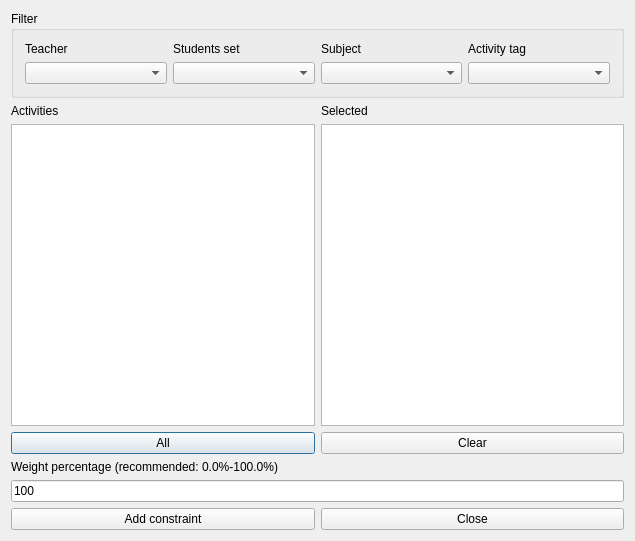
<?xml version="1.0" encoding="UTF-8"?>
<ui version="4.0">
 <class>AddConstraintActivitiesSameStartingDayForm_template</class>
 <widget class="QDialog" name="AddConstraintActivitiesSameStartingDayForm_template">
  <property name="geometry">
   <rect>
    <x>0</x>
    <y>0</y>
    <width>635</width>
    <height>541</height>
   </rect>
  </property>
  <property name="windowTitle">
   <string extracomment="This is the title of the dialog to add a new constraint of this type">Add activities same starting day</string>
  </property>
  <layout class="QGridLayout" name="gridLayout_2">
   <item row="0" column="0">
    <widget class="QGroupBox" name="filterGroupBox">
     <property name="title">
      <string>Filter</string>
     </property>
     <layout class="QGridLayout" name="gridLayout">
      <item row="0" column="0">
       <widget class="QLabel" name="teachersTextLabel">
        <property name="text">
         <string>Teacher</string>
        </property>
        <property name="wordWrap">
         <bool>false</bool>
        </property>
       </widget>
      </item>
      <item row="0" column="1">
       <widget class="QLabel" name="studentsTextLabel">
        <property name="text">
         <string>Students set</string>
        </property>
        <property name="wordWrap">
         <bool>false</bool>
        </property>
       </widget>
      </item>
      <item row="0" column="2">
       <widget class="QLabel" name="subjectsTextLabel">
        <property name="text">
         <string>Subject</string>
        </property>
        <property name="wordWrap">
         <bool>false</bool>
        </property>
       </widget>
      </item>
      <item row="0" column="3">
       <widget class="QLabel" name="activityTagsTextLabel">
        <property name="text">
         <string>Activity tag</string>
        </property>
        <property name="wordWrap">
         <bool>false</bool>
        </property>
       </widget>
      </item>
      <item row="1" column="0">
       <widget class="QComboBox" name="teachersComboBox"/>
      </item>
      <item row="1" column="1">
       <widget class="QComboBox" name="studentsComboBox"/>
      </item>
      <item row="1" column="2">
       <widget class="QComboBox" name="subjectsComboBox"/>
      </item>
      <item row="1" column="3">
       <widget class="QComboBox" name="activityTagsComboBox"/>
      </item>
     </layout>
    </widget>
   </item>
   <item row="1" column="0">
    <layout class="QHBoxLayout" name="horizontalLayout">
     <item>
      <layout class="QVBoxLayout" name="verticalLayout_2">
       <item>
        <widget class="QLabel" name="activitiesTextLabel">
         <property name="frameShape">
          <enum>QFrame::NoFrame</enum>
         </property>
         <property name="frameShadow">
          <enum>QFrame::Plain</enum>
         </property>
         <property name="text">
          <string>Activities</string>
         </property>
         <property name="wordWrap">
          <bool>false</bool>
         </property>
        </widget>
       </item>
       <item>
        <widget class="QListWidget" name="allActivitiesListWidget"/>
       </item>
       <item>
        <widget class="QPushButton" name="addAllActivitiesPushButton">
         <property name="text">
          <string comment="Text on a button. It refers to adding all activities from the list above this button into the current constraint">All</string>
         </property>
        </widget>
       </item>
      </layout>
     </item>
     <item>
      <layout class="QVBoxLayout" name="verticalLayout">
       <item>
        <widget class="QLabel" name="simultaneousActivitiesTextLabel">
         <property name="frameShape">
          <enum>QFrame::NoFrame</enum>
         </property>
         <property name="frameShadow">
          <enum>QFrame::Plain</enum>
         </property>
         <property name="text">
          <string comment="It refers to a list of selected activities">Selected</string>
         </property>
         <property name="wordWrap">
          <bool>false</bool>
         </property>
        </widget>
       </item>
       <item>
        <widget class="QListWidget" name="selectedActivitiesListWidget"/>
       </item>
       <item>
        <widget class="QPushButton" name="clearPushButton">
         <property name="text">
          <string>Clear</string>
         </property>
        </widget>
       </item>
      </layout>
     </item>
    </layout>
   </item>
   <item row="2" column="0">
    <layout class="QVBoxLayout">
     <item>
      <widget class="QLabel" name="weightTextLabel">
       <property name="frameShape">
        <enum>QFrame::NoFrame</enum>
       </property>
       <property name="frameShadow">
        <enum>QFrame::Plain</enum>
       </property>
       <property name="text">
        <string>Weight percentage (recommended: 0.0%-100.0%)</string>
       </property>
       <property name="wordWrap">
        <bool>false</bool>
       </property>
      </widget>
     </item>
     <item>
      <widget class="QLineEdit" name="weightLineEdit">
       <property name="text">
        <string notr="true">100</string>
       </property>
      </widget>
     </item>
    </layout>
   </item>
   <item row="3" column="0">
    <layout class="QHBoxLayout">
     <item>
      <widget class="QPushButton" name="addConstraintPushButton">
       <property name="text">
        <string>Add constraint</string>
       </property>
      </widget>
     </item>
     <item>
      <widget class="QPushButton" name="closePushButton">
       <property name="text">
        <string>Close</string>
       </property>
      </widget>
     </item>
    </layout>
   </item>
  </layout>
 </widget>
 <layoutdefault spacing="6" margin="11"/>
 <resources/>
 <connections/>
</ui>
